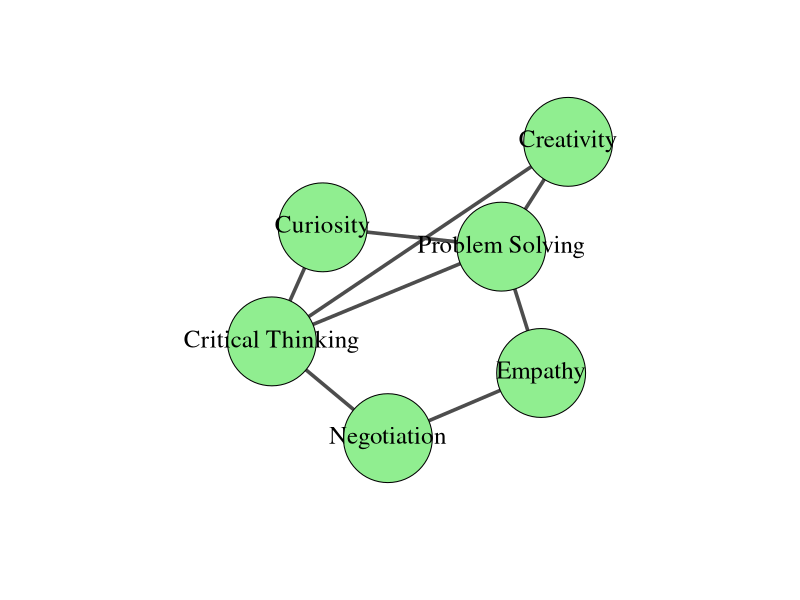
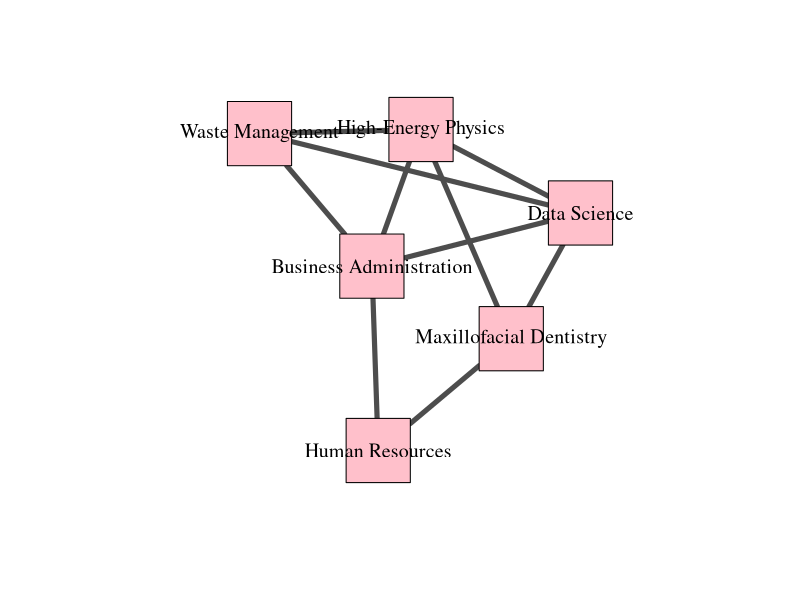

Write the R code that produced these figures, in order.
library(readr)
Data_Figure2 <- read_csv("Data_Figure2.csv")

library(igraph)
# Figure Panel A
Network <- Data_Figure2

bn2 <- graph.data.frame(Network,directed=FALSE)
bipartite.mapping(bn2)
V(bn2)$type <- bipartite_mapping(bn2)$type
V(bn2)$color <- ifelse(V(bn2)$type, "green", "red")
V(bn2)$shape <- ifelse(V(bn2)$type, "square", "circle")
V(bn2)$label.cex <- ifelse(V(bn2)$type, 0.5, 1)
V(bn2)$size <- sqrt(igraph::degree(bn2))
E(bn2)$color <- "lightgrey"

bn2.pr <- bipartite.projection(bn2)
Programs <- bn2.pr$proj2
Skills <- bn2.pr$proj1

# Plot the network with node colors based on centrality
plot(Skills, vertex.label.color = "black", 
     vertex.label.cex = 1.5, 
     vertex.color = "lightgreen", 
     vertex.size = 60, 
     edge.width = 3.5, 
     edge.color = "gray30", 
     layout = layout_components, main = "")

plot(Programs, vertex.label.color = "black", 
     vertex.label.cex = 1.2, 
     vertex.color = "pink", 
     vertex.size = 40, 
     edge.width = 5, 
     edge.color = "gray30", 
     layout = layout_components, 
     main = "")
